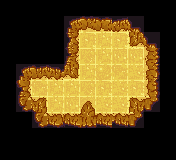

Tiled map render using the project's own tile images. Description and the whole map definition, tile-layer contents included, below:
An orthogonal 11x10 tile map with 16x16 px tiles, 1 tile layer (Tile Layer 1) and 6 objects (2x DOOR, HERO, SPIKES, SWITCH, STAIRS).

<map version="1.10" tiledversion="1.10.1" orientation="orthogonal" renderorder="right-down" width="11" height="10" tilewidth="16" tileheight="16" infinite="0" nextlayerid="3" nextobjectid="7">
 <properties>
  <property name="DIRECTIONS" value="RRDDRRRRRR" />
  <property name="ITEMS" value="KEY,SQUID_DOWN,SQUID_DOWN" />
  <property name="NAME" value="Why does no one look where they're going?" />
 </properties>
 <tileset firstgid="1" source="../level16.tsx" />
 <layer id="1" name="Tile Layer 1" width="11" height="10">
  <data encoding="csv">
0,0,0,0,0,0,0,0,0,0,0,
0,0,0,0,1,3,7,6,9,0,0,
0,0,0,0,10,13,12,13,3221225500,9,0,
0,0,0,0,37,16,12,11,11,38,0,
0,1,2,5,1073741852,12,17,15,14,47,0,
0,46,15,12,12,16,13,14,13,18,0,
0,19,28,12,11,39,14,14,2147483676,27,0,
0,0,19,20,25,48,25,21,27,0,0,
0,0,0,0,0,0,0,0,0,0,0,
0,0,0,0,0,0,0,0,0,0,0
</data>
 </layer>
 <objectgroup id="2" name="Object Layer 1">
  <object id="1" name="HERO" x="40.9779" y="91.8723">
   <point />
  </object>
  <object id="2" name="DOOR" x="72.9779" y="107.872">
   <point />
  </object>
  <object id="3" name="DOOR" x="88.9779" y="91.8723">
   <point />
  </object>
  <object id="4" name="SPIKES" x="88.9779" y="75.8723">
   <point />
  </object>
  <object id="5" name="SWITCH" x="120.978" y="59.8723">
   <point />
  </object>
  <object id="6" name="STAIRS" x="120.978" y="91.8723">
   <point />
  </object>
 </objectgroup>
</map>
